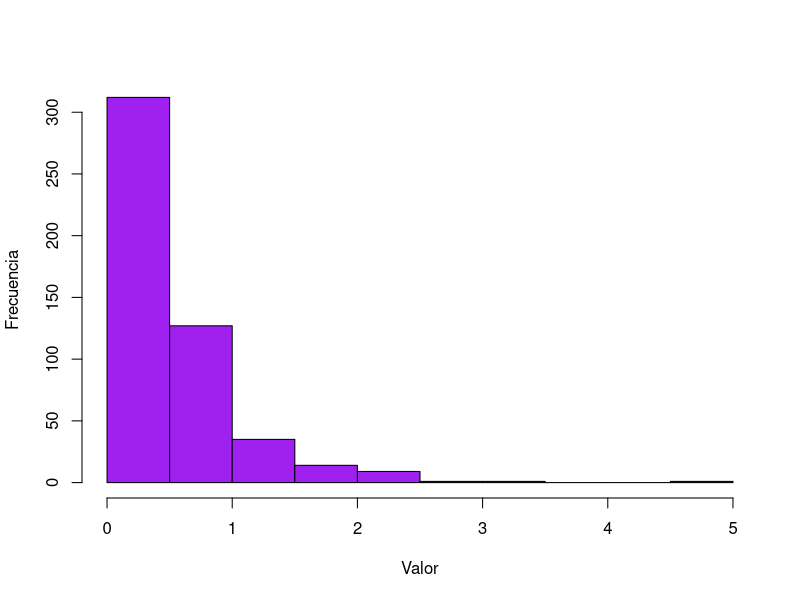
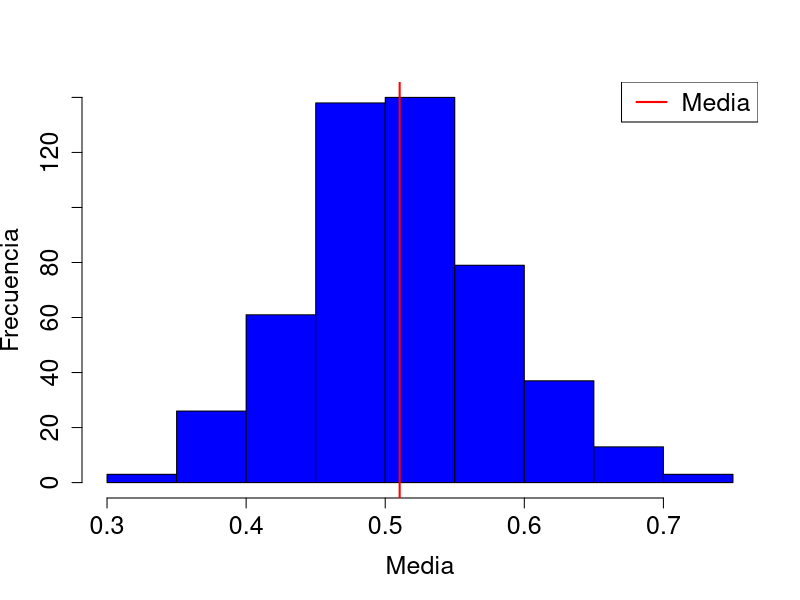

Write R code to recreate these figures, in order.

  n      <- 500
  vector <- rexp(n,2)

  hist(vector,
       main  = "",
       xlab  = "Valor",
       ylab  = "Frecuencia",
       border= "black",
       col   = "purple")

  medias      <- numeric()
  sampleprint <- numeric();
  nmuestral   <- 50
  for(i in 1:n)
  {
    sample_1    <- sample(vector, nmuestral)
    medias      <- c(medias, sum(sample_1)/nmuestral)
    sampleprint <- sample_1
  }
  # png(filename  = "medias_50.png",
  #     width  = 800             ,
  #     height = 500)
  opar=par(ps=18)
  hist(medias,
       main  = "",
       xlab  = "Media",
       ylab  = "Frecuencia",
       border= "black",
       col   = "blue")
  abline(v = mean(medias),
         col = "red",
         lwd = 2)
  legend(x = "topright", # location of legend within plot area
         c("Media"),
         col = c("red"),
         lwd = c(2, 2, 2))

  print(sampleprint)



  while (!is.null(dev.list()))  dev.off()
